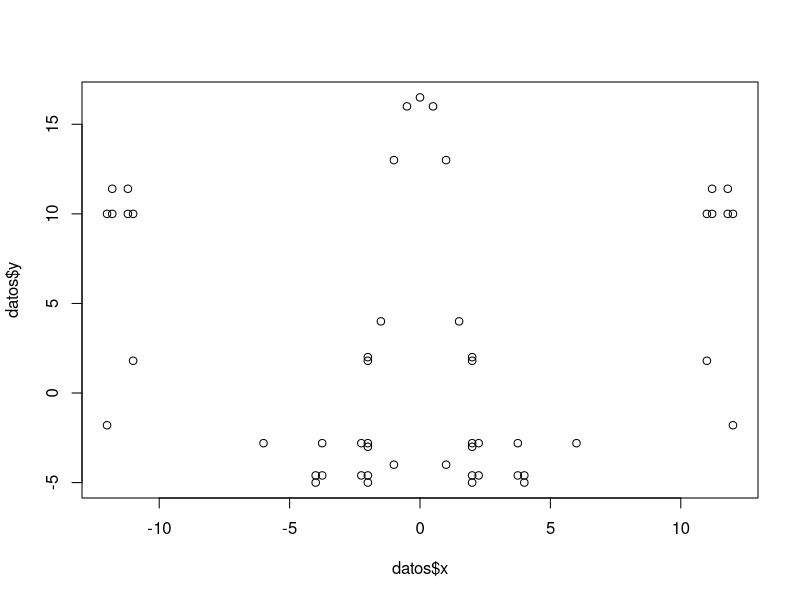
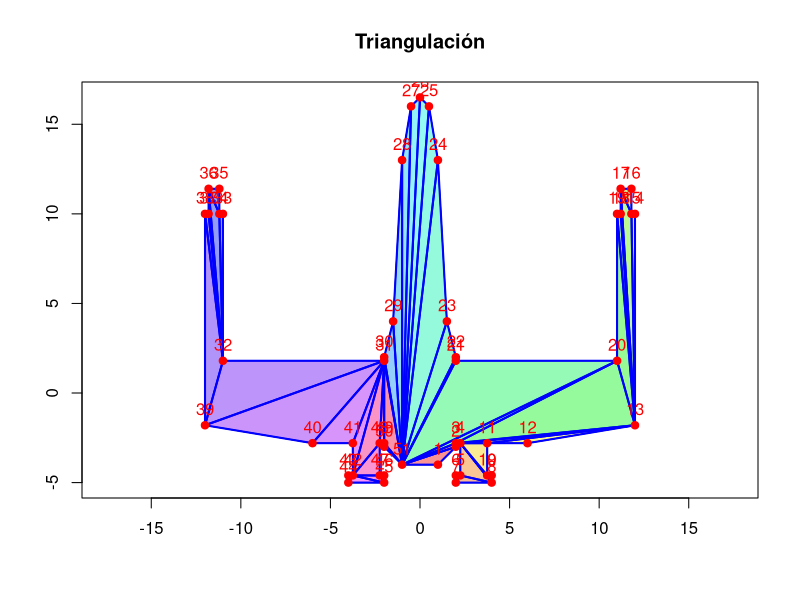
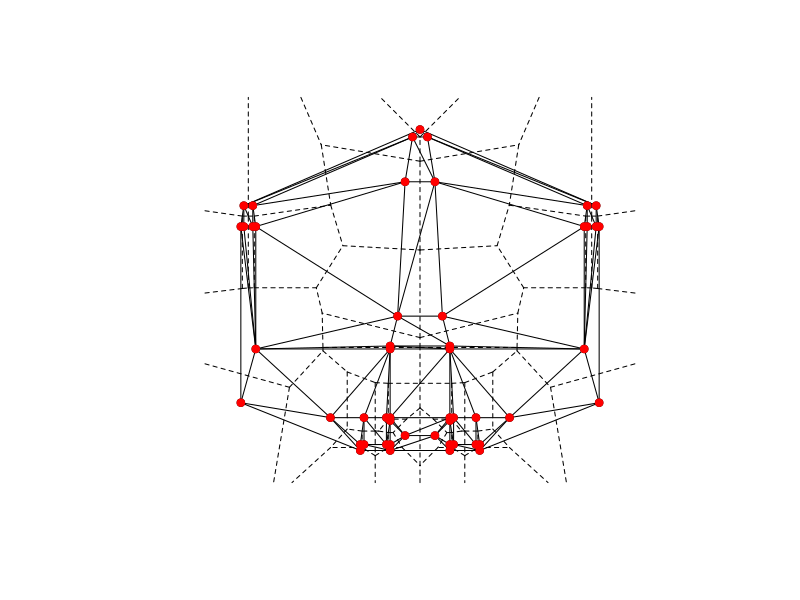
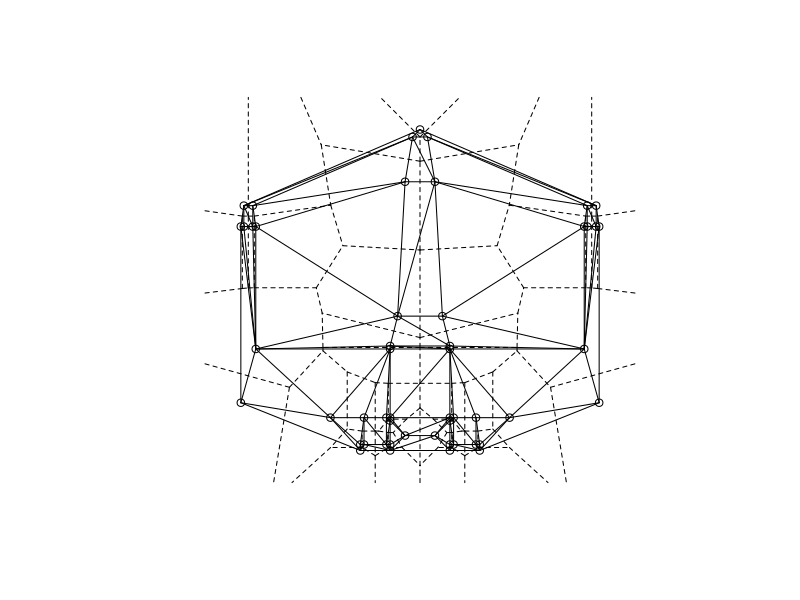
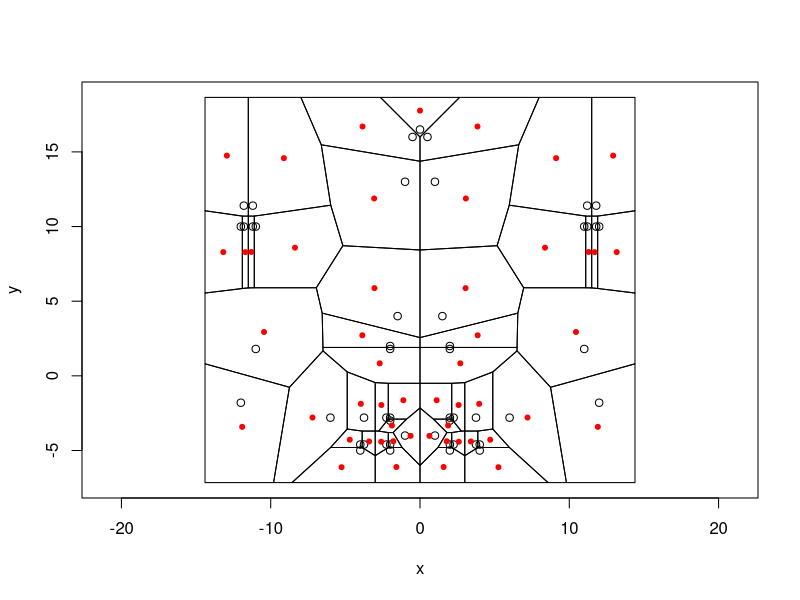

Reproduce these figures in R, in order. (Note: this script raises an error after producing the figures.)
#############################################################################
# Práctica 10: Triangulación Denaulay
# Autores: Rodrigo López Torres y Arminda García Moreno
# Fecha : 22/04/2026 
# Propósito: Triangular una nave de star wars siguien el nuevo método
##############################################################################
install.packages("readxl")
install.packages("deldir")
install.packages("tripack")
install.packages("plotrix")

library(deldir)
library(ggplot2)
library(plotrix)
library(readxl) 

###Lectura nave
datos <- read_excel("Practica10/navestarwars.xlsx")
head(datos)
x <- datos$x
y <- datos$y
plot(datos$x, datos$y)
V <- as.matrix(datos[, c("x", "y")])
V



###Triangulación vieja####
orientacion <- function(a, b, c) {
  return((b[1] - a[1]) * (c[2] - a[2]) - (b[2] - a[2]) * (c[1] - a[1]))
}

#función que verifica si un punto p está dentro del triángulo abc
punto_en_triangulo <- function(a, b, c, p) {
  o1 <- orientacion(a, b, p)
  o2 <- orientacion(b, c, p)
  o3 <- orientacion(c, a, p)
  
  return((o1 >= 0 && o2 >= 0 && o3 >= 0) || 
           (o1 <= 0 && o2 <= 0 && o3 <= 0))
}

#función que comprueba si tenemos una oreja
es_oreja <- function(V, i) {
  n <- nrow(V)
  
  prev <- V[(i - 2) %% n + 1, ]
  curr <- V[i, ]
  sig  <- V[i %% n + 1, ]
  #Debe ser convexo
  if (orientacion(prev, curr, sig) <= 0) return(FALSE)
  #Ningún otro punto dentro del triángulo
  for (j in 1:n) {
    if (j == i || j == ((i - 2) %% n + 1) || j == (i %% n + 1)) next
    if (punto_en_triangulo(prev, curr, sig, V[j, ])) return(FALSE)
  }
  
  return(TRUE)
}

#Algoritmo principal
triangulacion <- function(V) {
  V <- as.matrix(V)
  triangulos <- list()
  while (nrow(V) > 3) {
    n <- nrow(V)
    encontrado <- FALSE
    for (i in 1:n) {
      if (es_oreja(V, i)) {
        prev_i <- (i - 2) %% n + 1
        next_i <- i %% n + 1
        triangulos[[length(triangulos) + 1]] <- 
          rbind(V[prev_i, ], V[i, ], V[next_i, ])
        
        V <- V[-i, , drop = FALSE]
        encontrado <- TRUE
        break
      }
    }
    
    if (!encontrado) {
      stop("El polígono no es simple o hay error numérico")
    }
  }
  
  triangulos[[length(triangulos) + 1]] <- V
  return(triangulos)
}

# Funciones de Cálculo de Áreas
area_triangle <- function(tri) {
  x1 <- tri[1, 1]; y1 <- tri[1, 2]
  x2 <- tri[2, 1]; y2 <- tri[2, 2]
  x3 <- tri[3, 1]; y3 <- tri[3, 2]
  
  return(abs(
    x1 * (y2 - y3) +
      x2 * (y3 - y1) +
      x3 * (y1 - y2)
  ) / 2)
}

areas_triangles <- function(triangles) {
  sapply(triangles, area_triangle) # obtener todas las areas de todos los triangulos pasados
}

area_triangulation <- function(triangles) {
  sum(areas_triangles(triangles)) # suma de areas
}

#Vamos a plasmar la triangulación resultante del algoritmo
dibujar_triangulacion <- function(V, triangulos) {
  # Dibujar polígono original
  plot(V, type = "n", asp = 1, xlab = "", ylab = "", main = "Triangulación")
  polygon(V, border = "black", col = rgb(0.9, 0.9, 0.9, 0.3))
  colores <- rainbow(length(triangulos))
  for (i in seq_along(triangulos)) {
    tri <- triangulos[[i]]
    polygon(tri, col = adjustcolor(colores[i], alpha.f = 0.4), border = "blue")
    #los bordes
    lines(rbind(tri, tri[1, ]), col = "blue", lwd = 2)
  }
  #Los vertices
  points(V, pch = 19, col = "red")
  text(V, labels = 1:nrow(V), pos = 3, col = "red")
}

resultado<-triangulacion(V)
area_total <- area_triangulation(resultado)
print(area_total)
dibujar_triangulacion(V, resultado)


####Nueva triangulación

x <- datos$x
y <- datos$y
dxy1 <- deldir(x,y,dpl=NULL, rw=NULL, plotit=TRUE)
#Extraer triangulación
tri <- triang.list(dxy1)
#Mostrar resultados
print(tri)
#Graficar puntos marcados
plot(dxy1)
points(x, y, col = "red", pch = 19)
#Sin los puntos marcados
plot(dxy1)



# centroides de la triangulacion
l<-tile.list(dxy1)
g<-tile.centroids(l)
plot(l,close=TRUE)
points(g,pch=20,col="red")

triangles_deldir <- lapply(tri, function(t) {
  matrix(
    c(t$x, t$y),
    ncol = 2
  )
})

areas_deldir <- areas_triangles(triangles_deldir)
area_total_deldir <- sum(areas_deldir)
area_total_deldir

# Nave P1 -> Delauney
datos_p1 <- read_excel("Practica_1_StarWars/DataSet.xlsx")
head(datos_p1)
x <- datos_p1$x
y <- datos_p1$y
V <- as.matrix(datos_p1[, c("x", "y")])

## Delauney Triangulacion
x <- datos_p1$x
y <- datos_p1$y
dxy1_p1 <- deldir(x,y,dpl=NULL, rw=NULL, plotit=TRUE)
tri_p1 <- triang.list(dxy1_p1)
print(tri_p1)
plot(dxy1_p1)
points(x, y, col = "red", pch = 19)
plot(dxy1_p1)
l_p1<-tile.list(dxy1_p1)
g_p1<-tile.centroids(l_p1)
plot(l_p1,close=TRUE)
points(g_p1,pch=20,col="red")
triangles_deldir_p1 <- lapply(tri_p1, function(t) {
  matrix(
    c(t$x, t$y),
    ncol = 2
  )
})
areas_deldir_p1 <- areas_triangles(triangles_deldir_p1)
area_total_deldir_p1 <- sum(areas_deldir_p1)
area_total_deldir_p1
